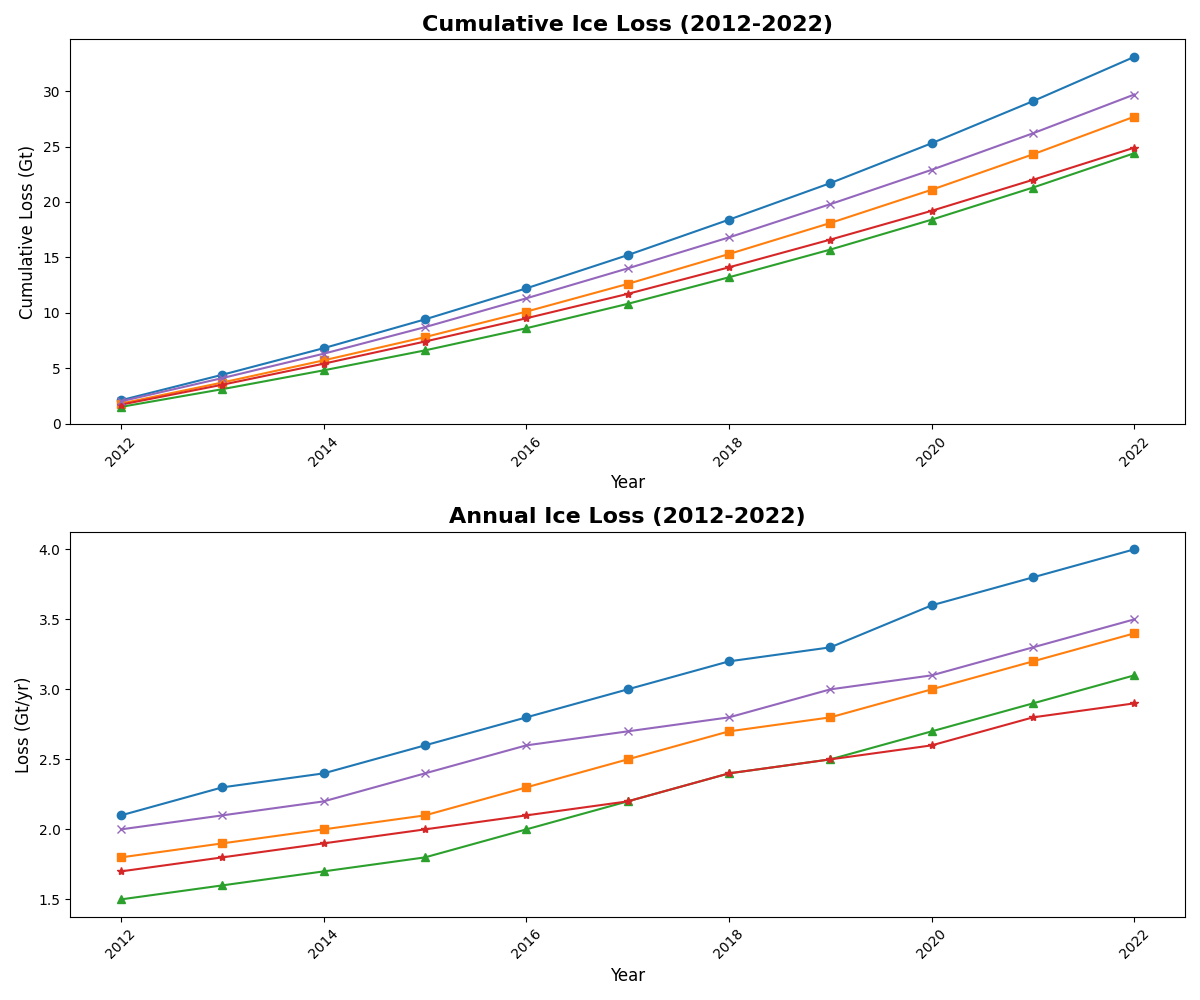

Python code for this plot:
import matplotlib.pyplot as plt
import numpy as np

years = np.arange(2012, 2023)

glacier_a = np.array([2.1, 2.3, 2.4, 2.6, 2.8, 3.0, 3.2, 3.3, 3.6, 3.8, 4.0])
glacier_b = np.array([1.8, 1.9, 2.0, 2.1, 2.3, 2.5, 2.7, 2.8, 3.0, 3.2, 3.4])
glacier_c = np.array([1.5, 1.6, 1.7, 1.8, 2.0, 2.2, 2.4, 2.5, 2.7, 2.9, 3.1])
glacier_d = np.array([1.7, 1.8, 1.9, 2.0, 2.1, 2.2, 2.4, 2.5, 2.6, 2.8, 2.9])
glacier_e = np.array([2.0, 2.1, 2.2, 2.4, 2.6, 2.7, 2.8, 3.0, 3.1, 3.3, 3.5])

cumulative_a = np.cumsum(glacier_a)
cumulative_b = np.cumsum(glacier_b)
cumulative_c = np.cumsum(glacier_c)
cumulative_d = np.cumsum(glacier_d)
cumulative_e = np.cumsum(glacier_e)

fig, axs = plt.subplots(2, 1, figsize=(12, 10))

# Plot Cumulative Ice Loss now at the top
axs[0].plot(years, cumulative_a, marker='o', color='#1f77b4')
axs[0].plot(years, cumulative_b, marker='s', color='#ff7f0e')
axs[0].plot(years, cumulative_c, marker='^', color='#2ca02c')
axs[0].plot(years, cumulative_d, marker='*', color='#d62728')
axs[0].plot(years, cumulative_e, marker='x', color='#9467bd')
axs[0].set_title("Cumulative Ice Loss (2012-2022)", fontsize=16, fontweight='bold')
axs[0].set_xlabel("Year", fontsize=12)
axs[0].set_ylabel("Cumulative Loss (Gt)", fontsize=12)
axs[0].tick_params(axis='x', rotation=45)

# Plot Annual Ice Loss now at the bottom
axs[1].plot(years, glacier_a, marker='o', color='#1f77b4')
axs[1].plot(years, glacier_b, marker='s', color='#ff7f0e')
axs[1].plot(years, glacier_c, marker='^', color='#2ca02c')
axs[1].plot(years, glacier_d, marker='*', color='#d62728')
axs[1].plot(years, glacier_e, marker='x', color='#9467bd')
axs[1].set_title("Annual Ice Loss (2012-2022)", fontsize=16, fontweight='bold')
axs[1].set_xlabel("Year", fontsize=12)
axs[1].set_ylabel("Loss (Gt/yr)", fontsize=12)
axs[1].tick_params(axis='x', rotation=45)

plt.tight_layout()
plt.show()
